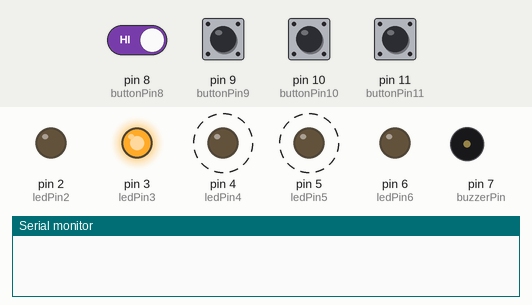
Recording of a sketch running on a simulated Arduino Uno, built with avr-gcc and run on an emulated ATmega328P. Shown: output pins drawn as LEDs (lit = HIGH), buzzer (waves = sounding), the last lines printed to the serial monitor. Dashed ring = blinking. The inputs (shaded band) are chosen by the test bench; at power-on: pin 8 (buttonPin8), pin 9 (buttonPin9), pin 10 (buttonPin10), pin 11 (buttonPin11) HIGH.

Above: at 1.27 s.
1.3 s: pin 10 (buttonPin10) pulled LOW for 1 s
At 3.6 s:
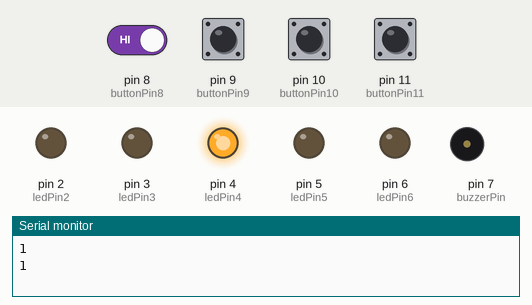
3.9 s: pin 11 (buttonPin11) pulled LOW for 0.15 s
At 4.8 s:
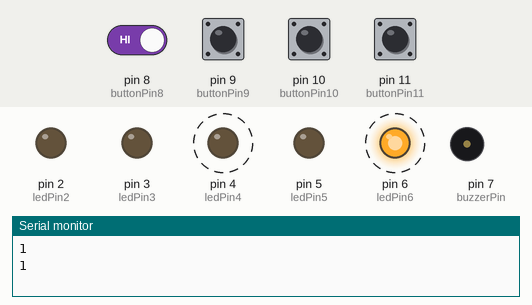
6.9 s: pin 10 (buttonPin10) pulled LOW for 0.15 s
At 8.1 s:
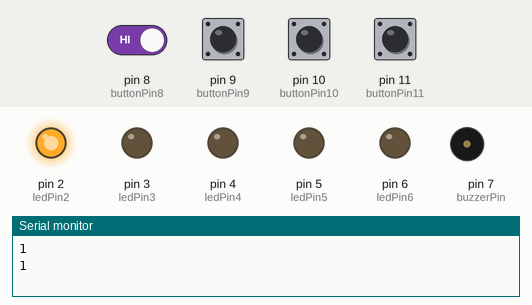
8.5 s: pin 11 (buttonPin11) pulled LOW for 1 s
At 10.13 s:
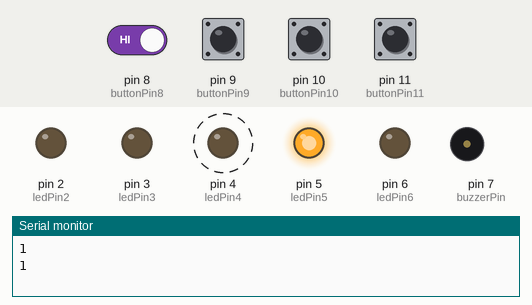
12.1 s: pin 8 (buttonPin8) driven LOW and pin 10 (buttonPin10) driven LOW
At 12.23 s:
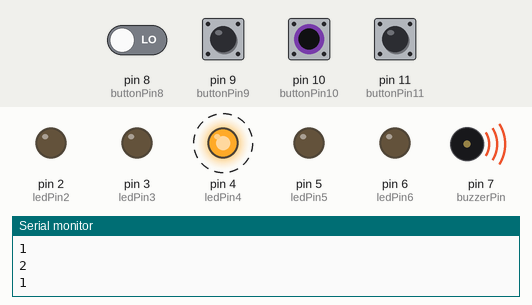
Timing chart, 0 to 16.1 s (numbered marks = the images above; inputs shaded):
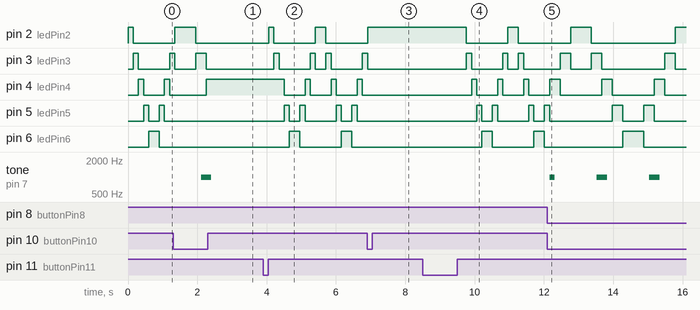

Measured:
- after the input at 1.3 s, pin 5 (ledPin5): stops changing and stays LOW; pin 6 (ledPin6): stays LOW (without the input it goes to HIGH after 0.80 s); tone on pin 7 (buzzerPin): silent → 1000 Hz after 0.81 s, → silent 0.30 s later
- after the input at 3.9 s, pin 2 (ledPin2): LOW → HIGH after 0.16 s, → LOW 0.15 s later, → HIGH 1.2 s later, → LOW 0.30 s later; pin 3 (ledPin3): goes HIGH 0.15 s, LOW 0.90 s, HIGH 0.15 s, LOW 0.30 s, HIGH 0.15 s, LOW 0.90 s, then HIGH, starting after 0.31 s
- after the input at 6.9 s, pin 2 (ledPin2): goes on until 6.9 s, then stays HIGH; pin 3 (ledPin3): goes on until 6.9 s, then stays LOW; pin 4 (ledPin4), pin 5 (ledPin5): stops changing and stays LOW; pin 6 (ledPin6): stays LOW (without the input it goes to HIGH after 0.76 s)
- after the input at 8.5 s, pin 2 (ledPin2): HIGH → LOW after 1.3 s, → HIGH 1.2 s later, → LOW 0.30 s later; pin 3 (ledPin3): goes HIGH 0.15 s, LOW 0.90 s, HIGH 0.15 s, LOW 0.30 s, HIGH 0.15 s, then LOW, starting after 1.3 s
- after the input at 12.1 s, pin 4 (ledPin4): alternates HIGH for 0.30 s and LOW for 1.2 s, starting after 0.37 s; tone on pin 7 (buzzerPin): silent → 1000 Hz after 0.06 s, then repeats every 1.5 s: silent 1.2 s, 1000 Hz 0.30 s
- by itself, pin 5 (ledPin5): alternates HIGH for 0.15 s and LOW for 0.30 s

The sketch:

ArduinoAirWar.ino
```cpp
// Definición de pines
const int ledPin2 = 2;
const int ledPin3 = 3;
const int ledPin4 = 4;
const int ledPin5 = 5;
const int ledPin6 = 6;
const int buttonPin8 = 8;
const int buttonPin9 = 9;
const int buttonPin10 = 10;
const int buttonPin11 = 11;
const int buzzerPin = 7;

// Variables de estado de los LEDs
int currentLED = ledPin2;  // LED actualmente activo
bool direction = true;  // Dirección del movimiento de la luz (true: hacia la derecha, false: hacia la izquierda)
bool moveLEDs = true;  // Indicador de movimiento de los LEDs
bool buzzerActive = false;  // Estado del buzzer

void setup() {
  // Configurar pines de los LEDs como salidas
  pinMode(ledPin2, OUTPUT);
  pinMode(ledPin3, OUTPUT);
  pinMode(ledPin4, OUTPUT);
  pinMode(ledPin5, OUTPUT);
  pinMode(ledPin6, OUTPUT);

  // Configurar pin del buzzer como salida
  pinMode(buzzerPin, OUTPUT);

  // Configurar pines de los botones como entradas con resistencias pull-up
  pinMode(buttonPin8, INPUT_PULLUP);
  pinMode(buttonPin9, INPUT_PULLUP);
  pinMode(buttonPin10, INPUT_PULLUP);
  pinMode(buttonPin11, INPUT_PULLUP);

  // Inicializar comunicación serial
  Serial.begin(9600);
}

void loop() {
  // Leer estado de los botones
  bool buttonState8 = digitalRead(buttonPin8);
  bool buttonState9 = digitalRead(buttonPin9);
  bool buttonState10 = digitalRead(buttonPin10);
  bool buttonState11 = digitalRead(buttonPin11);

  // Controlar dirección del movimiento de la luz
  if (buttonState10 == LOW) {
    moveLEDs = !moveLEDs;  // Alternar el estado del movimiento de los LEDs
    delay(1);  // Pequeña pausa para evitar cambios rápidos
  }

  // Verificar si los LEDs deben moverse o mantenerse estáticos
  if (moveLEDs) {
    // Encender el LED actual
    digitalWrite(currentLED, HIGH);

    // Apagar el LED de al lado si está encendido
    if (direction) {
      if (currentLED > ledPin2) {
        digitalWrite(currentLED - 1, LOW);
      }
    } else {
      if (currentLED < ledPin6) {
        digitalWrite(currentLED + 1, LOW);
      }
    }

    // Controlar la dirección del movimiento
    if (direction) {
      currentLED++;
      if (currentLED > ledPin6) {
        currentLED = ledPin6;
        direction = !direction;
      }
    } else {
      currentLED--;
      if (currentLED < ledPin2) {
        currentLED = ledPin2;
        direction = !direction;
      }
    }
  } else {
    // Apagar todos los LEDs y encender solo el LED actual
    digitalWrite(ledPin2, LOW);
    digitalWrite(ledPin3, LOW);
    digitalWrite(ledPin4, LOW);
    digitalWrite(ledPin5, LOW);
    digitalWrite(ledPin6, LOW);
    digitalWrite(currentLED, HIGH);
  }

  // Verificar si se cumple la condición para activar el buzzer
  if (buttonState10 == LOW && currentLED == ledPin4) {
    buzzerActive = true;

  } else {
    buzzerActive = false;

  }


if (buttonState8 == LOW ) {
    //buzzerActive = true;
   Serial.println("2"); // Enviar "1"


  }
  if (buttonState9 == LOW ) {
    //buzzerActive = true;
   Serial.println("3"); // Enviar "1"


  }

  // Controlar el estado del buzzer
  if (buzzerActive) {
    //Serial.println("Se cumple la condición. Buzzer activado.");
    tone(buzzerPin, 1000); // Emitir un tono en el buzzer
    Serial.println("1"); // Enviar "1"
  } else {

    noTone(buzzerPin); // Detener el tono del buzzer
  }

  // Reiniciar el movimiento de los LEDs si se presiona el botón 11
  if (buttonState11 == LOW) {
    moveLEDs = true;
    direction = true;
    currentLED = ledPin2;
  }

  // Pequeña pausa para ralentizar el movimiento
  delay(150);
}
```
